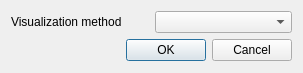
<?xml version="1.0" encoding="UTF-8"?>
<ui version="4.0">
 <class>RevisualizeDialog</class>
 <widget class="QDialog" name="RevisualizeDialog">
  <property name="geometry">
   <rect>
    <x>0</x>
    <y>0</y>
    <width>303</width>
    <height>73</height>
   </rect>
  </property>
  <property name="windowTitle">
   <string>Recalculate coordinates</string>
  </property>
  <layout class="QFormLayout" name="formLayout">
   <item row="0" column="0" colspan="2">
    <layout class="QVBoxLayout" name="verticalLayout">
     <item>
      <layout class="QHBoxLayout" name="horizontalLayout_2">
       <item>
        <widget class="QLabel" name="labelDimRedSelector">
         <property name="text">
          <string>Visualization method</string>
         </property>
        </widget>
       </item>
       <item>
        <widget class="QComboBox" name="comboDimRedSelector"/>
       </item>
      </layout>
     </item>
     <item>
      <layout class="QHBoxLayout" name="horizontalLayout">
       <item>
        <spacer name="horizontalSpacer">
         <property name="orientation">
          <enum>Qt::Horizontal</enum>
         </property>
         <property name="sizeHint" stdset="0">
          <size>
           <width>40</width>
           <height>20</height>
          </size>
         </property>
        </spacer>
       </item>
       <item>
        <widget class="QPushButton" name="buttonOk">
         <property name="text">
          <string>OK</string>
         </property>
        </widget>
       </item>
       <item>
        <widget class="QPushButton" name="buttonCancel">
         <property name="text">
          <string>Cancel</string>
         </property>
        </widget>
       </item>
      </layout>
     </item>
    </layout>
   </item>
  </layout>
 </widget>
 <resources/>
 <connections/>
</ui>
